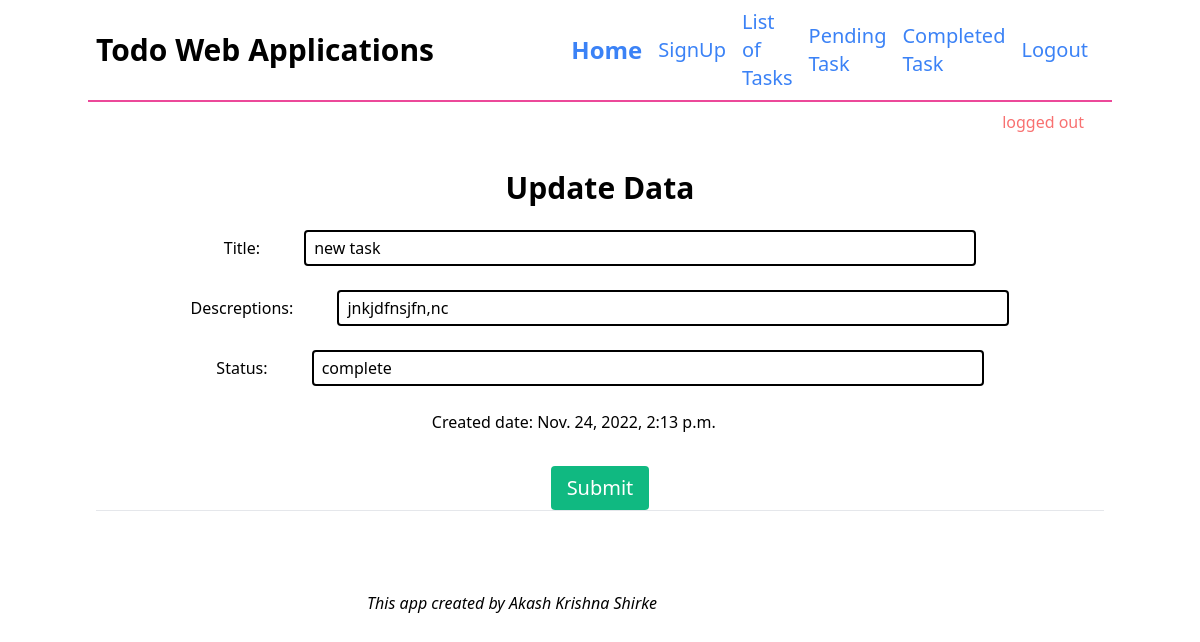
The page /UpdateData/2 on the database its author committed.
### app1/models.py (models this page shows, shortened)
class TodoMdel(models.Model):
    title = models.CharField(max_length=100,default=True)
    description = models.TextField(blank=True,null=True)
    Status_opetions = (('complete','complete'),('pending','pending'))
    status = models.CharField(max_length=30,choices=Status_opetions)
    date_created = models.DateTimeField(default=timezone.now,blank=True,null=True)
    class Meta:
        ordering = ['id']

### app1/views.py (the view)
# urls.py: path('UpdateData/<id>',views.UpdateData),
def UpdateData(request,id):
    form = TodoMdel.objects.get(id = id)
    if request.method == 'POST':
        form = TodoForm(request.POST,instance=form)
        if form.is_valid():
            form.save(commit=True)
            return redirect('/')
        return HttpResponse("data not valide...")
    return render(request,'UpdateData.html',{'form':form})

### templates/UpdateData.html (shortened to what this page needs)
<!DOCTYPE html>
{% extends 'base.html' %} {% load static %}  {% block content %}
<body>
<div align="center">
<a class="font-bold text-white-500 text-xl sm:text-3xl"
      >Update Data</a>
<br>
<br>
    <form method="post" novalidate>
  Title: <input class="w-full sm:w-2/3 px-2 py-1 bg-transparent border-black border-2 mt-4 sm:mt-0 sm:ml-10 rounded text-black"
            type="text" name="eno" value="{{form.title}}">
        <br>
  Descreptions: <input class="w-full sm:w-2/3 px-2 py-1 bg-transparent border-black border-2 mt-4 sm:mt-0 sm:ml-10 rounded text-black"
            type="text" name="ename" value="{{form.description}}">
        <br>
 Status: <input class="w-full sm:w-2/3 px-2 py-1 bg-transparent border-black border-2 mt-4 sm:mt-0 sm:ml-10 rounded text-black"
            type="text" name="ename" value="{{form.status}}">
        <br>
  Created date: <input
            type="text" name="eadd" value="{{form.date_created}}">
  <button class="text-white hover:shadow-md text-xl rounded bg-green-500 px-4 py-2 mt-8 " type="submit">Submit</button>
        <br><hr>
</form>
</div>
</body>
{% endblock %}

### rows shown on the page
TodoMdel: eno "new task", ename "jnkjdfnsjfn,nc", ename "complete", eadd "Nov. 24, 2022, 2:13 p.m."
